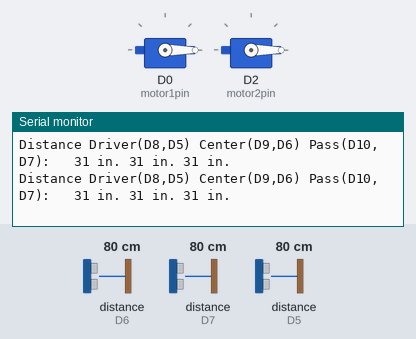
Bench run of a sketch on a simulated ESP8266 (NodeMCU). On the bench: 2 × servo, the last lines printed to the serial monitor. The inputs (shaded band) are chosen by the test bench; at power-on: distance to the obstacle (sensors on D6, D7, D5) 80 cm.

Above: at 1.2 s.
1.3 s: distance to the obstacle (sensor on D6) set to 4 cm
At 1.8 s:
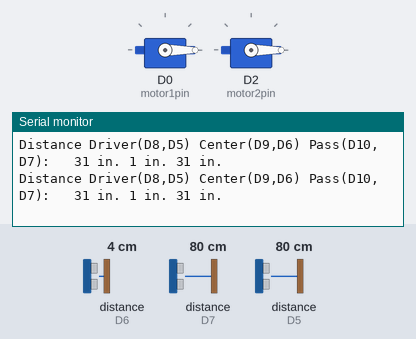
4.3 s: distance to the obstacle (sensor on D7) set to 2 cm
At 5.0 s:
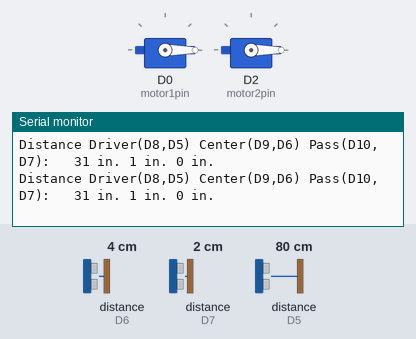
7.3 s: distance to the obstacle (sensor on D5) set to 2 cm
At 8.1 s:
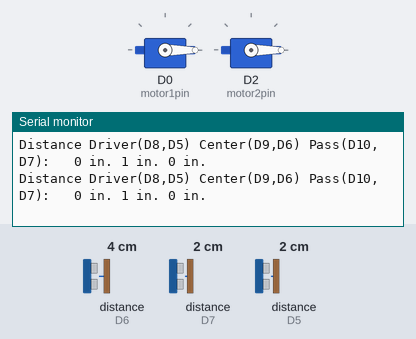
10.3 s: distance to the obstacle (sensor on D6) set to 2 cm
At 11.1 s:
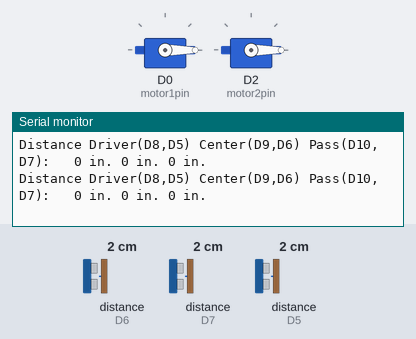
13.3 s: distance to the obstacle (sensor on D7) set to 35 cm
At 13.8 s:
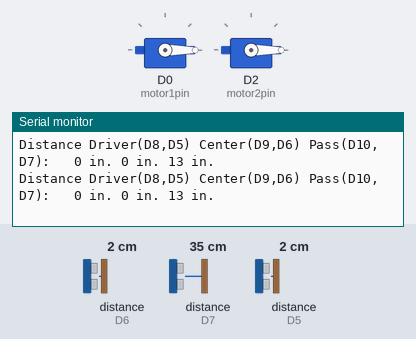

Measured:
- after the input at 1.3 s, the serial monitor: prints a new line at once (image 1)
- after the input at 4.3 s, the serial monitor: prints a new line at once (image 2)
- after the input at 7.3 s, the serial monitor: prints a new line at once (image 3)
- after the input at 10.3 s, the serial monitor: prints a new line at once (image 4)
- after the input at 13.3 s, the serial monitor: prints a new line at once (image 5)

The sketch:

RobotGo.ino
```cpp
#include <Ultrasonic.h>
#include <Servo.h>


#define motor1pin D0
#define motor2pin D2

Servo motor1;  // Creates a servo object called "motor1"
Servo motor2;  // Creates a servo object called "motor2"

Ultrasonic ultrasonic_driver(D8, D5);  // An ultrasonic sensor HC-04
Ultrasonic ultrasonic_center(D9, D6);  // An ultrasonic sensor HC-04
Ultrasonic ultrasonic_pass(D10, D7);  // An ultrasonic sensor HC-04

void setup() {
  // put your setup code here, to run once:

  Serial.begin(115200);

  motor1.attach(motor1pin);  // D0 will be a servo motor pin – Driver Side
  motor2.attach(motor2pin);  // D2 will be a servo motor pin – Passenger Side
  motor1.write(90); // Turns motor 1 off
  motor2.write(90); // Turns motor 2 off


}

void loop() {
  // put your main code here, to run repeatedly:
     Serial.print("Distance Driver(D8,D5) Center(D9,D6) Pass(D10,D7):   ");  // Print a caption
     Serial.print(ultrasonic_driver.read(INC));
     Serial.print(" in. ");
     Serial.print(ultrasonic_center.read(INC));
     Serial.print(" in. ");
     Serial.print(ultrasonic_pass.read(INC));
     Serial.println(" in. ");


    motor1.write(0);
    motor2.write(0);

}
```
